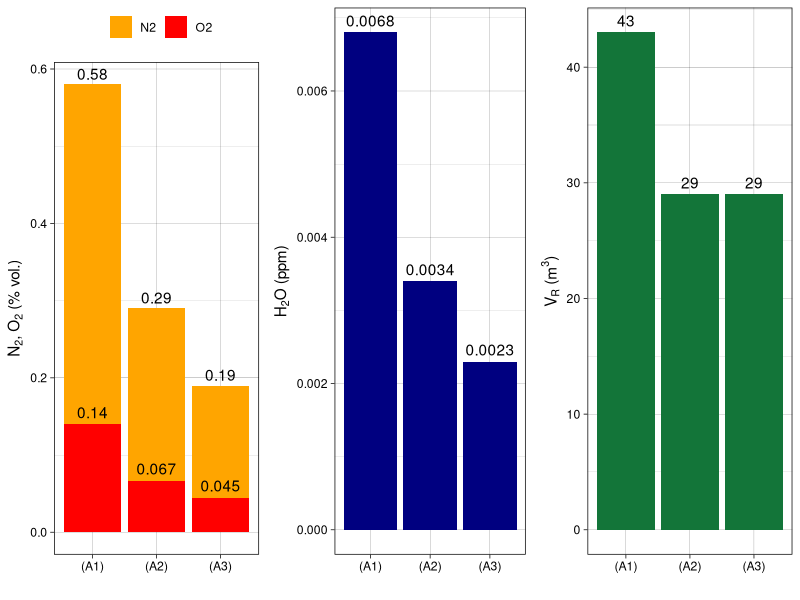
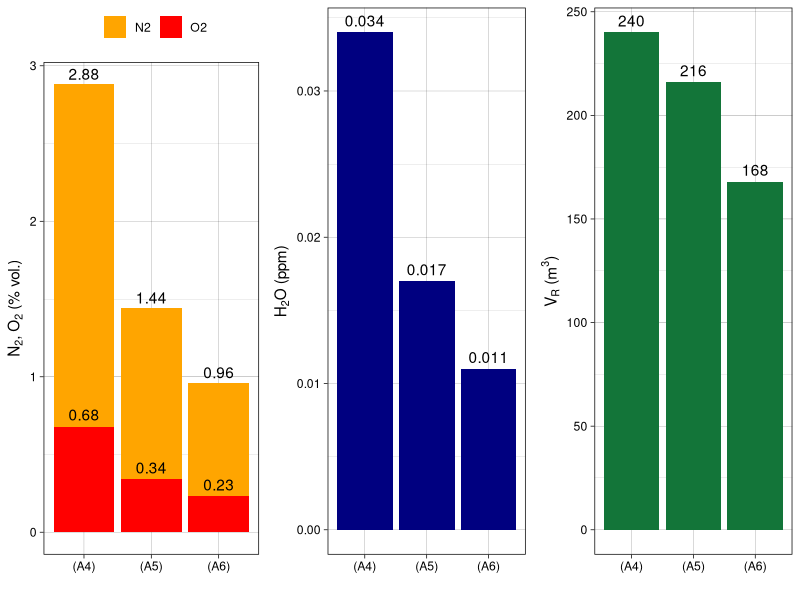
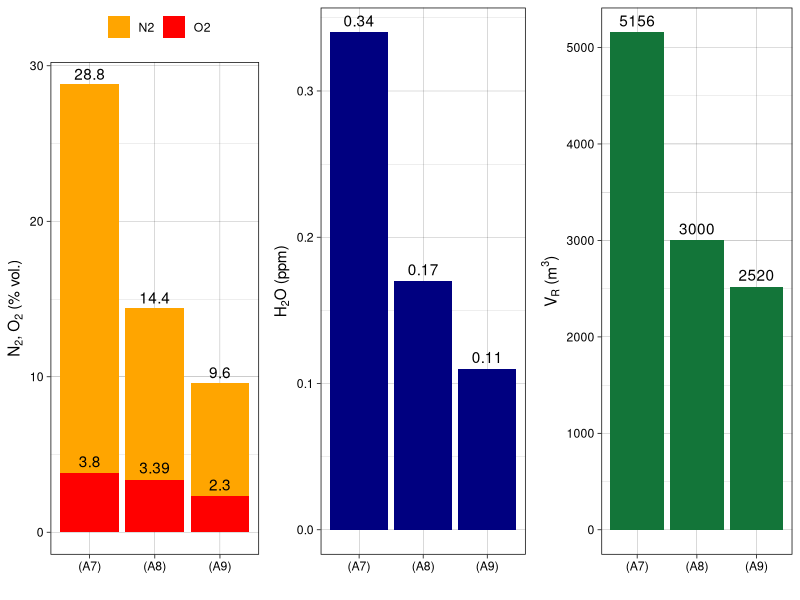
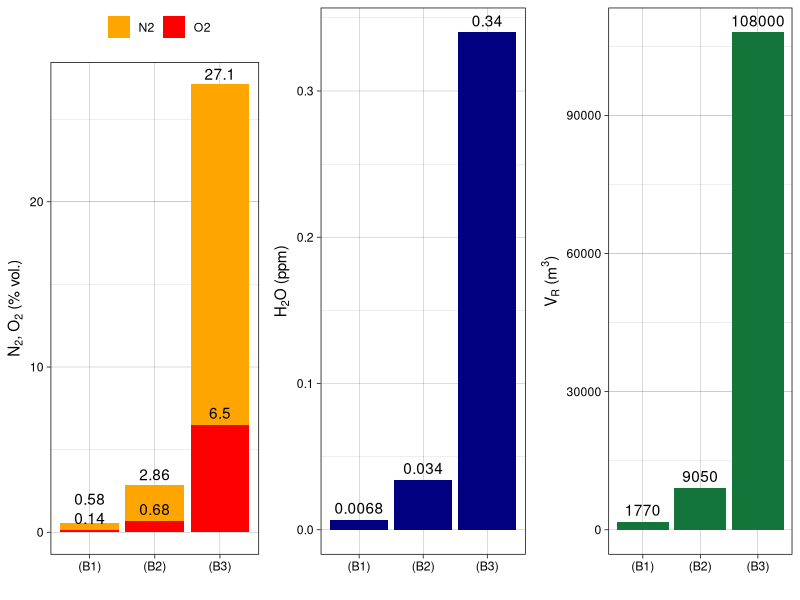
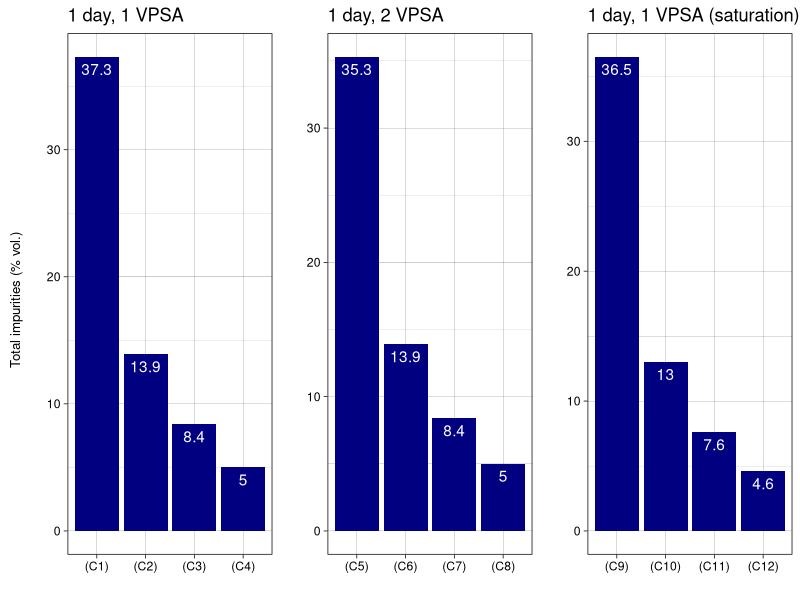
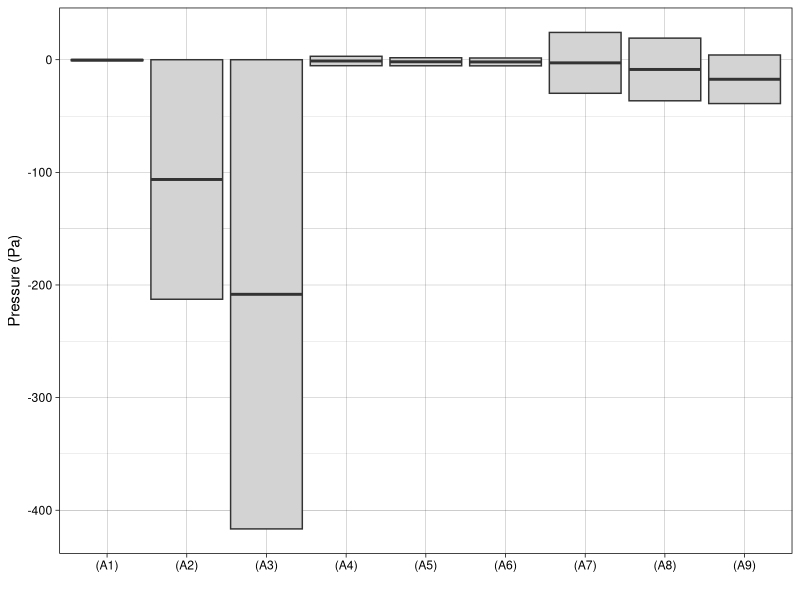
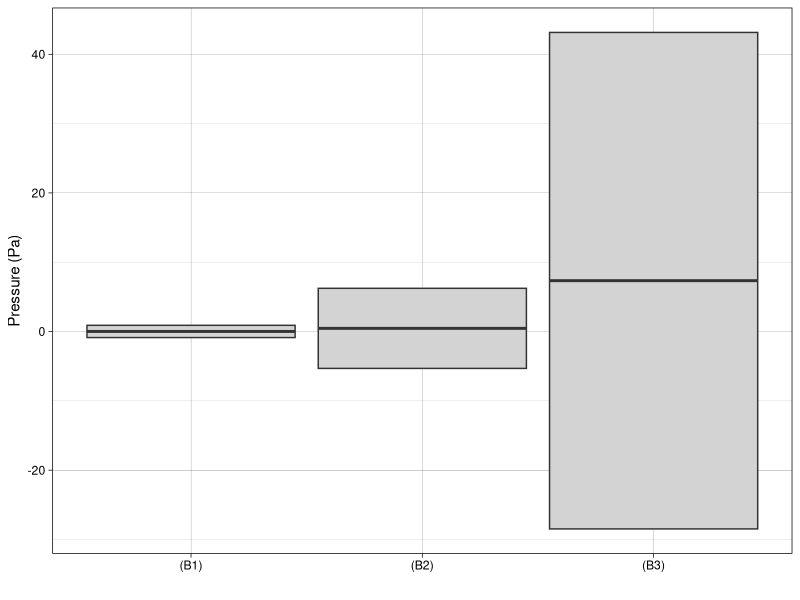
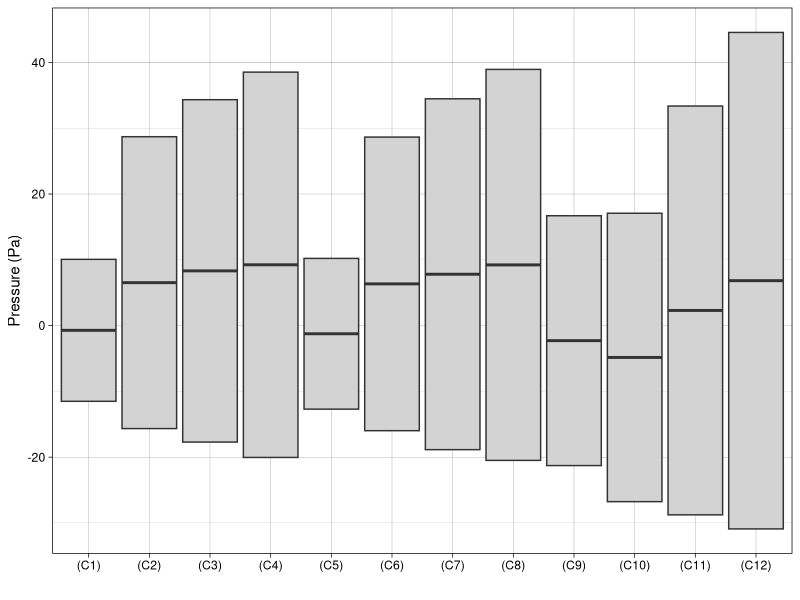

Generate these figures, in order, with R:
##########################################################################
##                                                                      ##
##  Definition and optimization of a MELCOR model of the                ##
##  IFMIF-DONES Argon Purification Subsystem                            ##
##                                                                      ##
##  Authors: A. Manjavacas, M. A. Vazquez                               ##
##                                                                      ##
##########################################################################

library(tidyverse)
library(grid)

###################### FUNCTIONS ######################

plot_cases <- function(df, filename) {
  # N2 + O2 barplot
  p1 <- ggplot(df, aes(x = df$Scenario)) +
    geom_bar(aes(y = df$N2, fill = "N2"),
      stat = "identity", position = "dodge"
    ) +
    geom_bar(aes(y = df$O2, fill = "O2"),
      stat = "identity", position = "dodge"
    ) +
    geom_text(aes(y = df$N2, label = df$N2),
      vjust = ifelse(df$Scenario == "(B1)", -1.5, -0.4),
      position = position_dodge(width = 0.9)
    ) +
    geom_text(aes(y = df$O2, label = df$O2),
      vjust = -0.5,
      position = position_dodge(width = 0.9)
    ) +
    labs(
      x = "", fill = "",
      y = expression(paste("N"[2], ", ", "O"[2], " ", "(% vol.)"))
    ) +
    scale_fill_manual(values = c("N2" = "orange", "O2" = "red")) +
    theme_linedraw()

  # H2O barplot
  p2 <- ggplot(df, aes(x = df$Scenario, y = df$H2O)) +
    geom_bar(stat = "identity", fill = "navy", position = "dodge") +
    geom_text(aes(label = df$H2O),
      vjust = -0.5,
      position = position_dodge(width = 0.9)
    ) +
    labs(x = "", y = expression(paste("H"[2], "O", " ", "(ppm)"))) +
    theme_linedraw()

  # VR barplot
  p3 <- ggplot(df, aes(x = df$Scenario, y = df$VR)) +
    geom_bar(stat = "identity", fill = "#137539", position = "dodge") +
    geom_text(aes(label = df$VR),
      vjust = -0.5,
      position = position_dodge(width = 0.9)
    ) +
    labs(x = "", y = expression(paste("V"[R], " ", "(m"^3, ")"))) +
    theme_linedraw()

  p <- ggpubr::ggarrange(p1, p2, p3,
    ncol = 3, nrow = 1,
    legend = "top"
  )

  ggsave(filename, plot = p, width = 12, height = 4.8, dpi = 400, bg = "white")
}

plot_impurities <- function(df, filename) {
  df1 <- df %>% filter(grepl("^\\(C[1-4]\\)", df$Scenario))
  df2 <- df %>% filter(grepl("^\\(C[5-8]\\)", df$Scenario))
  df3 <- df %>% filter(grepl("^\\(C(9|1[0-2])\\)", df$Scenario))

  df3$Scenario <- factor(df3$Scenario,
    levels = c("(C9)", "(C10)", "(C11)", "(C12)")
  )

  p1 <- ggplot(df1, aes(x = df1$Scenario, y = 100 - df1$Ar)) +
    geom_bar(stat = "identity", fill = "navy") +
    labs(title = "1 day, 1 VPSA", x = "", y = "") +
    geom_text(aes(label = round(100 - df1$Ar, 2)),
      vjust = 1.5,
      position = position_dodge(width = 0.9),
      color = "white"
    ) +
    theme_linedraw()
  p2 <- ggplot(df2, aes(x = df2$Scenario, y = 100 - df2$Ar)) +
    geom_bar(stat = "identity", fill = "navy") +
    labs(title = "1 day, 2 VPSA", x = "", y = "") +
    geom_text(aes(label = round(100 - df2$Ar, 2)),
      vjust = 1.5,
      position = position_dodge(width = 0.9),
      color = "white"
    ) +
    theme_linedraw()
  p3 <- ggplot(df3, aes(x = df3$Scenario, y = 100 - df3$Ar)) +
    geom_bar(stat = "identity", fill = "navy") +
    labs(title = "1 day, 1 VPSA (saturation)", x = "", y = "") +
    geom_text(aes(label = round(100 - df3$Ar, 2)),
      vjust = 1.5,
      position = position_dodge(width = 0.9),
      color = "white"
    ) +
    theme_linedraw()

  p <- ggpubr::ggarrange(p1, p2, p3,
    ncol = 3, nrow = 1
  )
  p <- ggpubr::annotate_figure(
    p,
    left = textGrob("Total impurities (% vol.)",
      rot = 90,
      vjust = 1, gp = gpar(cex = 0.8)
    ),
  )

  ggsave(filename, plot = p, width = 10, height = 3, dpi = 400, bg = "white")
}

plot_pressures <- function(df, filename) {
  df$med <- 0.5 * (df$MinP + df$MaxP)
  p <- ggplot(
    df,
    aes(
      x = Scenario, ymin = MinP, lower = MinP,
      middle = med, upper = MaxP, ymax = MaxP
    )
  ) +
    geom_boxplot(stat = "identity", fill = "lightgray") +
    labs(x = "", y = "Pressure (Pa)") +
    theme_linedraw()

  ggsave(filename, plot = p, width = 10, height = 6, dpi = 300, bg = "white")
}

# Load data
scenarios <- read_csv("./data/scenarios.csv")

###################### A SCENARIOS ######################

cases_a1_to_a3 <- scenarios %>%
  filter(grepl("^\\(A[1-3]\\)", Scenario))
cases_a4_to_a6 <- scenarios %>%
  filter(grepl("^\\(A[4-6]\\)", Scenario))
cases_a7_to_a9 <- scenarios %>%
  filter(grepl("^\\(A[7-9]\\)", Scenario))

plot_cases(cases_a1_to_a3, "./plots/cases_a1_to_a3.png")
plot_cases(cases_a4_to_a6, "./plots/cases_a4_to_a6.png")
plot_cases(cases_a7_to_a9, "./plots/cases_a7_to_a9.png")

###################### B SCENARIOS ######################

cases_b1_to_b3 <- scenarios %>%
  filter(grepl("^\\(B[1-3]\\)", Scenario))

plot_cases(cases_b1_to_b3, "./plots/cases_b1_to_b3.png")

###################### C SCENARIOS ######################

cases_c1_to_c12 <- scenarios %>%
  filter(grepl("^\\(C([1-9]|1[0-2])\\)", Scenario))

plot_impurities(cases_c1_to_c12, "./plots/cases_c1_to_c12.png")

####################### PRESSURES #######################

# Load data
pressures <- read_csv("./data/min_max_pressures.csv")

a_pressures <- pressures %>%
  filter(grepl("^\\(A[1-9]\\)", Scenario))
b_pressures <- pressures %>%
  filter(grepl("^\\(B[1-3]\\)", Scenario))
c_pressures <- pressures %>%
  filter(grepl("^\\(C([1-9]|1[0-2])\\)", Scenario)) %>%
  mutate(Scenario = factor(Scenario, levels = paste0("(C", 1:12, ")")))

plot_pressures(a_pressures, "./plots/a_pressures.png")
plot_pressures(b_pressures, "./plots/b_pressures.png")
plot_pressures(c_pressures, "./plots/c_pressures.png")
